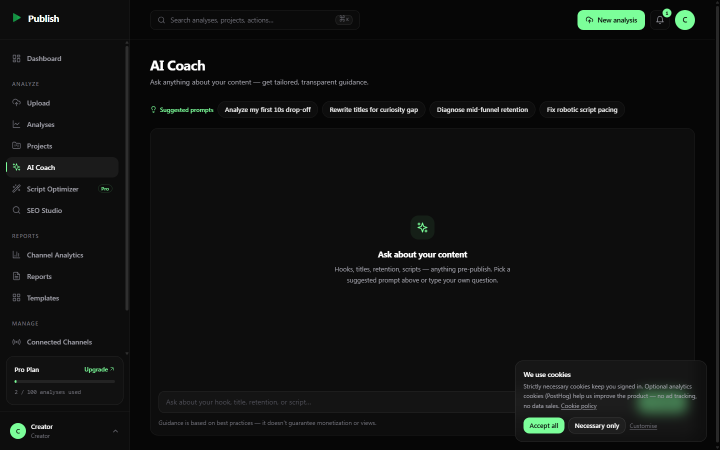
#> input picture scripts-qa/shots/ai-coach-desktop.png, 1440 x 900 px (shown at 1/2 size)
$ python -i thumbs.py   (imports and definitions only)
#> lines starting #> are read from the running program, lines starting #| are printed output that depends on the picture; after the words box and inside, x2 and y2 are one past the last pixel; in counts of white or black regions, pixels touching at a corner belong together
### ml/publishml/config.py
"""
Paths, quota constants, and the sampling frame for the Publish training pipeline.

Everything a reader might otherwise have to guess at is written down here: what a
YouTube API call costs, why the age band is what it is, and how a channel is
bucketed. Nothing in this file touches the network.
"""

from __future__ import annotations

import os
from pathlib import Path

# --- Paths ------------------------------------------------------------------
ML_DIR = Path(__file__).resolve().parent.parent
DATA_DIR = Path(os.environ.get("PUBLISHML_DATA", ML_DIR / "data"))
RAW_DIR = DATA_DIR / "raw"
THUMB_DIR = RAW_DIR / "thumbs"
BUILD_DIR = DATA_DIR / "build"
MODEL_DIR = DATA_DIR / "model"

CHANNELS_JSONL = RAW_DIR / "channels.jsonl"
VIDEOS_JSONL = RAW_DIR / "videos.jsonl"
THUMB_FEATURES_JSONL = RAW_DIR / "thumb_features.jsonl"
STATE_JSON = DATA_DIR / "state.json"

for _d in (DATA_DIR, RAW_DIR, THUMB_DIR, BUILD_DIR, MODEL_DIR):
    _d.mkdir(parents=True, exist_ok=True)

# --- API quota --------------------------------------------------------------
# A free YouTube Data API v3 project gets 10,000 quota units per day, reset at
# midnight Pacific. The costs below are the published per-call prices, and they
# are the whole reason the collector is shaped the way it is:
#
#   search.list        100 units -> 50 results  = 2.00 units per result
#   playlistItems.list   1 unit  -> 50 results  = 0.02 units per result
#   videos.list          1 unit  -> 50 videos   = 0.02 units per video
#   channels.list        1 unit  -> 50 channels = 0.02 units per channel
#
# Search is 100x more expensive per row than walking a channel's uploads
# playlist. So search is used ONLY to discover channels, and every video is then
# harvested through the playlist walk. At 2 units per 50 videos (one
# playlistItems page plus one videos.list batch) a single day of free quota buys
# on the order of 200,000 videos, which is what makes "as many videos as
# possible" a real target on a free key rather than a slogan.
QUOTA_PER_DAY = int(os.environ.get("PUBLISHML_QUOTA", "10000"))

# Units held back so collection cannot drain the quota the running app might
# need. The app does not use this key today, but a shared key is the normal case
# and an exhausted key fails closed and silently.
QUOTA_RESERVE = 200

COST_SEARCH = 100
COST_LIST = 1

# Fraction of a day's usable quota that discovery (search) may consume; the rest
# goes to harvesting. 20% of 9,800 units is ~19 searches, i.e. up to ~950
# candidate channels per day, far more than one day of harvesting can drain.
DISCOVERY_SHARE = 0.20

# --- Sampling frame ---------------------------------------------------------
# Only videos in this age band are used for training.
#
# Lower bound: view counts climb steeply for the first few weeks, so a 3-day-old
# video and a 3-month-old video are not comparable. 30 days is where the curve
# has flattened enough in most niches that the remaining growth is small next to
# the between-video differences we want to learn.
#
# Upper bound: a five-year-old video was optimised for a different
# recommendation system, different thumbnail conventions, and a different
# audience. Two years trades some rows for rows that describe the platform as it
# behaves now.
MIN_AGE_DAYS = 30
MAX_AGE_DAYS = 730

# A channel needs enough harvested uploads for its own median to mean anything.
# The label is relative to that median, so below this count the denominator is
# noise and every row from the channel is dropped.
MIN_VIDEOS_PER_CHANNEL = 8

# Shorts behave differently enough - different surface, different retention
# mechanics, a different role for the thumbnail - that mixing them with
# long-form teaches the model contradictions. They are collected but tagged, and
# training filters to one form at a time.
SHORTS_MAX_SECONDS = 60

# Channel-size buckets. Reach scales with subscriber count in a way that has
# nothing to do with the video, so the label is a percentile WITHIN a bucket: a
# 5k-subscriber channel is compared with other 5k channels, never with MrBeast.
# Boundaries are subscriber counts.
SIZE_BUCKETS = [
    ("nano", 0, 1_000),
    ("micro", 1_000, 10_000),
    ("small", 10_000, 100_000),
    ("mid", 100_000, 1_000_000),
    ("large", 1_000_000, 10_000_000),
    ("mega", 10_000_000, 10**12),
]


# [6 lines left out: function size_bucket, not called in this run]


# YouTube's assignable video categories. Hardcoded because videoCategories.list
# is region-scoped and these ids have been stable for over a decade; the
# collector can still refresh them if that ever stops being true.
CATEGORIES = {
    "1": "Film & Animation",
    "2": "Autos & Vehicles",
    "10": "Music",
    "15": "Pets & Animals",
    "17": "Sports",
    "18": "Short Movies",
    "19": "Travel & Events",
    "20": "Gaming",
    "21": "Videoblogging",
    "22": "People & Blogs",
    "23": "Comedy",
    "24": "Entertainment",
    "25": "News & Politics",
    "26": "Howto & Style",
    "27": "Education",
    "28": "Science & Technology",
    "29": "Nonprofits & Activism",
    "30": "Movies",
    "31": "Anime/Animation",
    "32": "Action/Adventure",
    "33": "Classics",
    "34": "Comedy",
    "35": "Documentary",
    "36": "Drama",
    "37": "Family",
    "38": "Foreign",
    "39": "Horror",
    "40": "Sci-Fi/Fantasy",
    "41": "Thriller",
    "42": "Shorts",
    "43": "Shows",
    "44": "Trailers",
}

# Seed queries for channel discovery, one per niche the product actually serves.
# Discovery quality matters more than quantity: the model learns what separates a
# good video from a mediocre one INSIDE a niche, so a niche needs a spread of
# channels rather than only its stars. The queries are generic topic words rather
# than "best" or "viral" so the sample is not all outliers.
SEED_QUERIES = [
    "productivity tips", "personal finance", "software tutorial", "web development",
    "machine learning explained", "video editing tutorial", "camera review",
    "home cooking", "baking recipes", "meal prep", "home workout", "strength training",
    "running training", "yoga practice", "language learning", "study techniques",
    "history documentary", "science explained", "space astronomy", "car review",
    "motorcycle touring", "woodworking project", "3d printing", "electronics repair",
    "gardening beginners", "home renovation", "interior design", "minimalism",
    "travel vlog", "budget travel", "photography tutorial", "drawing tutorial",
    "music production", "guitar lesson", "piano lesson", "gaming walkthrough",
    "indie game review", "board games", "chess improvement", "sports analysis",
    "football tactics", "basketball skills", "fashion styling", "skincare routine",
    "hair tutorial", "parenting advice", "pet training", "dog behaviour",
    "small business", "marketing strategy", "public speaking", "career advice",
    "job interview", "book review", "film analysis", "animation breakdown",
    "podcast highlights", "news explainer", "real estate investing", "crypto explained",
]

# --- HTTP -------------------------------------------------------------------
API_BASE = "https://www.googleapis.com/youtube/v3"
HTTP_TIMEOUT = 20
HTTP_RETRIES = 4
USER_AGENT = "publish-ml/1.0 (+https://publish.genapps.online)"

### ml/publishml/thumbs.py
"""
Thumbnail features, computed with Pillow and numpy only.

WHY NOT CLIP / A VISION MODEL
-----------------------------
A CLIP embedding would predict better. It also means a ~2.5GB torch install, and
on an 8GB-RAM CPU machine, roughly 40ms per image - which is 2.5 hours per
100,000 thumbnails, per pass, every time a feature changes. More importantly, a
512-dim embedding cannot be turned into advice: "dimension 217 is low" is not
something a creator can act on.

Every feature below is a number a creator can change on purpose: how bright the
image is, how much of it is text, whether a face is present and how large, how
busy it is, where the visual weight sits. That is what makes the recommendation
stage possible at all. The cost is a real accuracy ceiling, written down in the
model card rather than hidden.

Each feature is computed on a 160px-wide downscale. Thumbnails are displayed at
around 360x202 on desktop and smaller on mobile, so 160px preserves everything
that survives to the viewer's eye while making the whole pass ~3ms per image.
"""

from __future__ import annotations

import json
import math
import sys
from pathlib import Path
from typing import Any

import numpy as np
from PIL import Image, ImageFilter

from . import config

# Optional: a real face detector, if the user installed opencv-python. The
# skin-fraction heuristic below is a usable stand-in, but it counts hands, wood,
# and sand as faces, so when cv2 is present we prefer it and say so in the row.
try:  # pragma: no cover - environment dependent
    import cv2  # type: ignore

    _CASCADE = cv2.CascadeClassifier(
        cv2.data.haarcascades + "haarcascade_frontalface_default.xml"
    )
    HAS_CV2 = not _CASCADE.empty()
except Exception:  # pragma: no cover
    cv2 = None  # type: ignore
    _CASCADE = None
    HAS_CV2 = False


WORK_WIDTH = 160

FEATURE_NAMES = [
    "thumb_brightness",
    "thumb_brightness_std",
    "thumb_contrast",
    "thumb_saturation",
    "thumb_colorfulness",
    "thumb_warm_fraction",
    "thumb_red_fraction",
    "thumb_edge_density",
    "thumb_text_area",
    "thumb_text_blocks",
    "thumb_face_area",
    "thumb_face_count",
    "thumb_skin_fraction",
    "thumb_center_weight",
    "thumb_third_offset",
    "thumb_complexity",
    "thumb_border_fraction",
    "thumb_aspect",
]


def _gray(arr: np.ndarray) -> np.ndarray:
    """Rec. 601 luma - what perceived brightness actually tracks."""
    return arr[..., 0] * 0.299 + arr[..., 1] * 0.587 + arr[..., 2] * 0.114


def _sobel(gray: np.ndarray) -> np.ndarray:
    """Gradient magnitude. Hand-rolled so numpy is the only dependency."""
    gx = np.zeros_like(gray)
    gy = np.zeros_like(gray)
    gx[:, 1:-1] = gray[:, 2:] - gray[:, :-2]
    gy[1:-1, :] = gray[2:, :] - gray[:-2, :]
    return np.hypot(gx, gy)


def _text_mask(gray: np.ndarray) -> np.ndarray:
    """
    Where the image looks like overlaid text rather than photography.

    Overlaid captions have two properties photographs rarely have together: very
    high local contrast (a hard glyph edge against a flat plate) and near-uniform
    local extremes (pure white on pure black). So: find pixels whose local
    range is large AND whose value is near the local max or min. That fires on
    bold captions and stroked text, and stays quiet on foliage and hair, which
    are high-frequency but mid-tone.
    """
    img = Image.fromarray(gray.astype(np.uint8))
    local_max = np.asarray(img.filter(ImageFilter.MaxFilter(5)), dtype=np.float32)
    local_min = np.asarray(img.filter(ImageFilter.MinFilter(5)), dtype=np.float32)
    local_range = local_max - local_min
    near_extreme = np.minimum(np.abs(gray - local_max), np.abs(gray - local_min))
    return (local_range > 70) & (near_extreme < 25)


def _count_blocks(mask: np.ndarray, min_pixels: int = 40) -> int:
    """
    How many separate text regions the mask contains, as a row-band count.

    A full connected-component labelling would be better and needs scipy. Text in
    thumbnails is laid out in horizontal bands, so counting runs of consecutive
    rows that carry text pixels gets the same answer for the common cases -
    "one caption" vs "a caption plus a corner sticker plus a price tag" - at a
    fraction of the code.
    """
    per_row = mask.sum(axis=1)
    threshold = max(2, mask.shape[1] // 40)
    active = per_row > threshold
    blocks = 0
    run = 0
    for is_active in active:
        if is_active:
            run += 1
        else:
            if run * threshold >= min_pixels:
                blocks += 1
            run = 0
    if run * threshold >= min_pixels:
        blocks += 1
    return blocks


def _skin_mask(arr: np.ndarray) -> np.ndarray:
    """
    YCbCr skin-tone gate, the classic Chai-Ngan bounds.

    Chosen over an RGB rule because it holds across lighting and across skin
    tones far better: chrominance is roughly tone-invariant while luma is not.
    It still fires on wood, sand, and terracotta, which is exactly why the value
    is reported as `skin_fraction` and never called "face" unless cv2 confirmed
    it.
    """
    r, g, b = arr[..., 0], arr[..., 1], arr[..., 2]
    y = 0.299 * r + 0.587 * g + 0.114 * b
    cb = 128 - 0.168736 * r - 0.331264 * g + 0.5 * b
    cr = 128 + 0.5 * r - 0.418688 * g - 0.081312 * b
    return (y > 60) & (cb >= 77) & (cb <= 127) & (cr >= 133) & (cr <= 173)


def features_for_image(path: Path) -> dict[str, float] | None:
    """All thumbnail features for one file, or None if it will not open."""
    try:
        with Image.open(path) as raw:
#> raw is the input picture: PIL image 1440x900 RGB; mean R, G, B 15.9, 17.2, 16.3
            raw = raw.convert("RGB")
            width, height = raw.size
            if width < 32 or height < 32:
                return None
            scale = WORK_WIDTH / width
            work = raw.resize((WORK_WIDTH, max(1, int(round(height * scale)))), Image.BILINEAR)
            arr = np.asarray(work, dtype=np.float32)
            full_size = (width, height)
    except Exception:
        return None

    h, w = arr.shape[:2]
    gray = _gray(arr)
    total = float(h * w)

    # Colour
    mx = arr.max(axis=2)
    mn = arr.min(axis=2)
    saturation = np.where(mx > 0, (mx - mn) / np.maximum(mx, 1e-6), 0.0)
    # Hasler-Susstrunk colourfulness: the standard no-reference metric, and the
    # one that tracks "this thumbnail pops" better than mean saturation does.
    rg = arr[..., 0] - arr[..., 1]
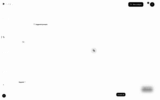
#> rg: shape (100, 160) float32; min -131, max 1, mean -1.27; drawn with min black and max white
    yb = 0.5 * (arr[..., 0] + arr[..., 1]) - arr[..., 2]
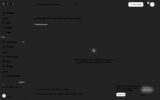
#> yb: shape (100, 160) float32; min -5.5, max 35.5, mean 0.3; drawn with min black and max white
    colorfulness = math.sqrt(float(rg.std()) ** 2 + float(yb.std()) ** 2) + 0.3 * math.sqrt(
        float(rg.mean()) ** 2 + float(yb.mean()) ** 2
    )
#> colorfulness = 11.05

    warm = (arr[..., 0] > arr[..., 2] + 15).sum() / total
#> warm = 0
    red = ((arr[..., 0] > 120) & (arr[..., 0] > arr[..., 1] * 1.4) & (arr[..., 0] > arr[..., 2] * 1.4)).sum() / total
#> red = 0

    # Structure
    edges = _sobel(gray)
#> in _sobel, `return np.hypot(gx, gy)`:
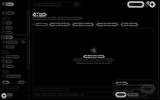
#> returned value: shape (100, 160) float32; min 0, max 235.4, mean 8.6
    edge_density = float((edges > 40).sum() / total)
#> edge_density = 0.0561

    text = _text_mask(gray)
#> in _text_mask, `local_range = local_max - local_min`:
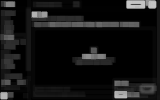
#> local_range: shape (100, 160) float32; min 0, max 197, mean 20.1
#> in _text_mask, `near_extreme = np.minimum(np.abs(gray - local_max), np.abs(gray - loca..`:
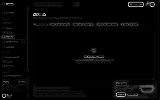
#> near_extreme: shape (100, 160) float32; min 0, max 97.86, mean 2.3; drawn with min black and max white
#> in _text_mask, `return (local_range > 70) & (near_extreme < 25)`:
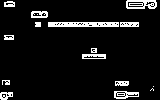
#> returned value: shape (100, 160) bool; 7.6% white in thin lines or dots
    text_area = float(text.sum() / total)
#> text_area = 0.0762
    text_blocks = _count_blocks(text)
#> in _count_blocks, `per_row = mask.sum(axis=1)`: per_row = 100 values, max 96 at index 22, min 0 at index 9, mean 12.2
#> the loop in _count_blocks, `for is_active in active:` made 100 passes
#> (is_active, run) on passes 3 to 10: (True, 3), (True, 4), (True, 5), (True, 6), (True, 7), (True, 8), (True, 9), (False, 0)
#> after the loop in _count_blocks, `for is_active in active:`: blocks = 0
#> text_blocks = 0

    skin = _skin_mask(arr)
#> in _skin_mask, `cr = 128 + 0.5 * r - 0.418688 * g - 0.081312 * b`:
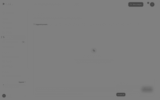
#> cr: shape (100, 160) float32; min 70.71, max 129.1, mean 127.4
    skin_fraction = float(skin.sum() / total)
#> skin_fraction = 0

    face_count = 0
    face_area = 0.0
    if HAS_CV2:  # pragma: no cover - environment dependent
        small = np.asarray(Image.fromarray(gray.astype(np.uint8)))
        faces = _CASCADE.detectMultiScale(small, scaleFactor=1.15, minNeighbors=5, minSize=(14, 14))
#> faces = ()
        face_count = int(len(faces))
#> face_count = 0
        face_area = float(sum(fw * fh for _, _, fw, fh in faces) / total) if face_count else 0.0
#> face_area = 0
    else:
        # Without a detector, the honest proxy is the skin fraction. It is a
        # different quantity, so it goes in a different column and face_area
        # stays 0 rather than being faked from it.
        face_count = 0
        face_area = 0.0

    # Composition: where the visual energy sits.
    weight = edges + 1e-6
    ys, xs = np.mgrid[0:h, 0:w]
    cx = float((weight * xs).sum() / weight.sum()) / w
#> cx = 0.489
    cy = float((weight * ys).sum() / weight.sum()) / h
#> cy = 0.449
    center_weight = float(
        weight[h // 4 : 3 * h // 4, w // 4 : 3 * w // 4].sum() / weight.sum()
    )
#> center_weight = 0.147
    # Distance from the nearest rule-of-thirds intersection, normalised. Small is
    # "composed", large is "everything is dead centre or shoved into a corner".
    thirds = [(1 / 3, 1 / 3), (2 / 3, 1 / 3), (1 / 3, 2 / 3), (2 / 3, 2 / 3)]
    third_offset = min(math.hypot(cx - tx, cy - ty) for tx, ty in thirds)
#> third_offset = 0.194

    # Compression complexity: JPEG size at fixed quality is a good cheap proxy
    # for how much detail the image carries, and it correlates with "busy".
    import io as _io

    buf = _io.BytesIO()
    Image.fromarray(arr.astype(np.uint8)).save(buf, format="JPEG", quality=60)
    complexity = len(buf.getvalue()) / total

    # Letterboxing / solid frames: near-uniform outer ring.
    ring = np.concatenate(
        [gray[:2, :].ravel(), gray[-2:, :].ravel(), gray[:, :2].ravel(), gray[:, -2:].ravel()]
    )
#> ring = 1040 values, max 57.25 at index 715, min 6 at index 30, mean 11.06
    border_fraction = float((np.abs(ring - ring.mean()) < 8).mean())
#> border_fraction = 0.901

    return {
        "thumb_brightness": float(gray.mean() / 255.0),
        "thumb_brightness_std": float(gray.std() / 255.0),
        "thumb_contrast": float((np.percentile(gray, 95) - np.percentile(gray, 5)) / 255.0),
        "thumb_saturation": float(saturation.mean()),
        "thumb_colorfulness": float(colorfulness),
        "thumb_warm_fraction": float(warm),
        "thumb_red_fraction": float(red),
        "thumb_edge_density": edge_density,
        "thumb_text_area": text_area,
        "thumb_text_blocks": float(text_blocks),
        "thumb_face_area": face_area,
        "thumb_face_count": float(face_count),
        "thumb_skin_fraction": skin_fraction,
        "thumb_center_weight": center_weight,
        "thumb_third_offset": float(third_offset),
        "thumb_complexity": float(complexity),
        "thumb_border_fraction": border_fraction,
        "thumb_aspect": float(full_size[0] / max(1, full_size[1])),
    }


# [48 lines left out: functions build, main, not called in this run]


# [2 lines not run here, left out]

>>> result = features_for_image('../../scripts-qa/shots/ai-coach-desktop.png')
#> result = 18 items

$ run again, on scripts-qa/shots/analysis-detail-desktop.png
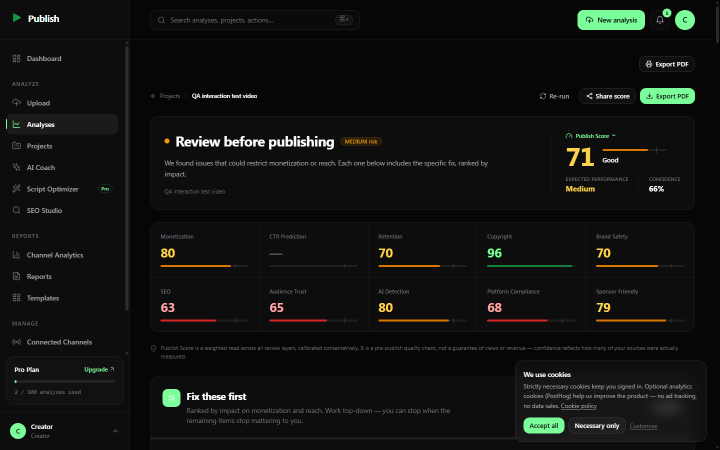
#> input picture scripts-qa/shots/analysis-detail-desktop.png, 1440 x 900 px (shown at 1/2 size)
#> in features_for_image, raw is the input picture: PIL image 1440x900 RGB; mean R, G, B 17.4, 18.4, 16.7
#> colorfulness = 15.16
#> warm = 0.0246
#> red = 0.000438
#> edge_density = 0.0784
#> in _text_mask, `return (local_range > 70) & (near_extreme < 25)`:
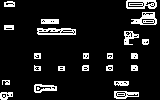
#> returned value: shape (100, 160) bool; 10% white in thin lines or dots
#> text_area = 0.0998
#> per_row = 100 values, max 50 at index 34, min 0 at index 9, mean 15.96
#> the loop in _count_blocks, `for is_active in active:` made 100 passes
#> (is_active, blocks, run) on pass 46: (False, 1, 0)
#> after the loop in _count_blocks, `for is_active in active:`: blocks = 1
#> in _count_blocks, `blocks += 1`: blocks = 2
#> in _skin_mask, `return (y > 60) & (cb >= 77) & (cb <= 127) & (cr >= 133) & (cr <= 173)`:
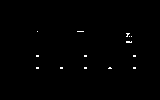
#> returned value: shape (100, 160) bool; 0.49% white in thin lines or dots, all inside (x1, y1, x2, y2) = (36, 31, 136, 69)
#> skin_fraction = 0.00487
#> faces = ()
#> face_count = 0
#> cx = 0.521
#> cy = 0.485
#> center_weight = 0.243
#> third_offset = 0.21
#> ring = 1040 values, max 59.53 at index 695, min 6 at index 30, mean 10.55
#> border_fraction = 0.988
#> result = 18 items

$ run again, on scripts-qa/shots/analysis-detail-mobile.png
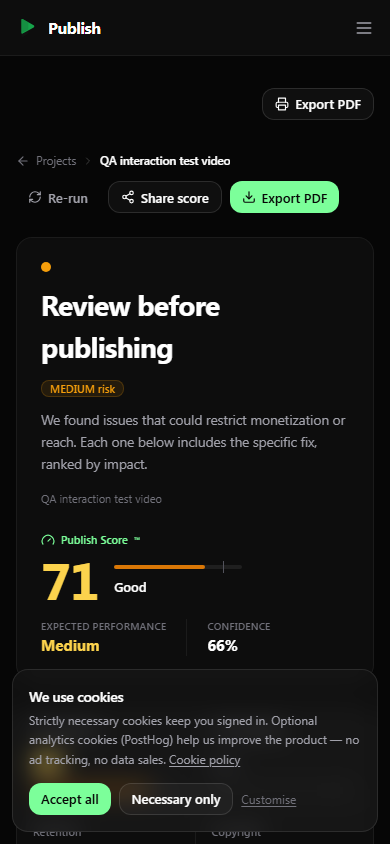
#> input picture scripts-qa/shots/analysis-detail-mobile.png, 390 x 844 px
#> in features_for_image, raw is the input picture: PIL image 390x844 RGB; mean R, G, B 23.6, 25.4, 22.8
#> colorfulness = 21.04
#> warm = 0.0204
#> red = 0.00168
#> edge_density = 0.115
#> in _text_mask, `return (local_range > 70) & (near_extreme < 25)`:
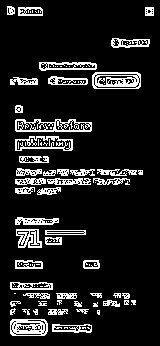
#> returned value: shape (346, 160) bool; 11.9% white in thin lines or dots, all inside (x1, y1, x2, y2) = (7, 6, 154, 336)
#> text_area = 0.119
#> per_row = 346 values, max 104 at index 84, min 0 at index 0, mean 19.11
#> the loop in _count_blocks, `for is_active in active:` made 346 passes
#> (is_active, run) on passes 2 to 9: (False, 0), (False, 0), (False, 0), (False, 0), (False, 0), (True, 1), (True, 2), (True, 3)
#> after the loop in _count_blocks, `for is_active in active:`: blocks = 7
#> in _skin_mask, `return (y > 60) & (cb >= 77) & (cb <= 127) & (cr >= 133) & (cr <= 173)`:
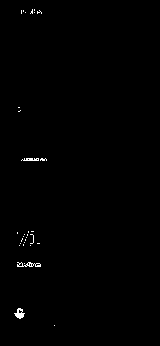
#> returned value: shape (346, 160) bool; 0.47% white in thin lines or dots, all inside (x1, y1, x2, y2) = (14, 9, 55, 326)
#> skin_fraction = 0.00466
#> faces = ()
#> face_count = 0
#> cx = 0.381
#> cy = 0.532
#> center_weight = 0.275
#> third_offset = 0.143
#> ring = 2024 values, max 17 at index 400, min 6 at index 320, mean 8.47
#> border_fraction = 0.999
#> result = 18 items

$ run again, on scripts-qa/shots/brand-kit-desktop.png
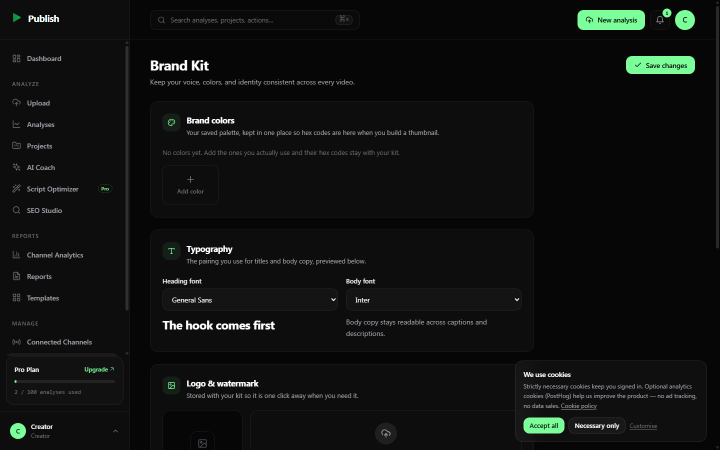
#> input picture scripts-qa/shots/brand-kit-desktop.png, 1440 x 900 px (shown at 1/2 size)
#> in features_for_image, raw is the input picture: PIL image 1440x900 RGB; mean R, G, B 15.4, 16.9, 15.8
#> colorfulness = 12.95
#> warm = 0
#> edge_density = 0.0643
#> text_area = 0.0726
#> per_row = 100 values, max 38 at index 5, min 0 at index 9, mean 11.62
#> the loop in _count_blocks, `for is_active in active:` made 100 passes
#> (is_active, run) on passes 3 to 10: (True, 3), (True, 4), (True, 5), (True, 6), (True, 7), (True, 8), (True, 9), (False, 0)
#> after the loop in _count_blocks, `for is_active in active:`: blocks = 0
#> in _skin_mask, `cb = 128 - 0.168736 * r - 0.331264 * g + 0.5 * b`:
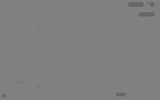
#> cb: shape (100, 160) float32; min 99.6, max 130.2, mean 127.7
#> faces = ()
#> face_count = 0
#> cx = 0.462
#> cy = 0.475
#> center_weight = 0.247
#> third_offset = 0.191
#> ring = 1040 values, max 33.34 at index 364, min 6 at index 30, mean 10.94
#> border_fraction = 0.939
#> result = 18 items
